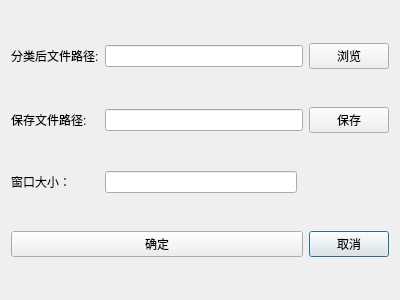
<?xml version="1.0" encoding="UTF-8"?>
<ui version="4.0">
 <class>PengZhangDialog</class>
 <widget class="QDialog" name="PengZhangDialog">
  <property name="geometry">
   <rect>
    <x>0</x>
    <y>0</y>
    <width>400</width>
    <height>300</height>
   </rect>
  </property>
  <property name="windowTitle">
   <string>Dialog</string>
  </property>
  <layout class="QGridLayout" name="gridLayout">
   <item row="3" column="3">
    <widget class="QPushButton" name="pushButton_2">
     <property name="text">
      <string>取消</string>
     </property>
    </widget>
   </item>
   <item row="0" column="0">
    <widget class="QLabel" name="label">
     <property name="text">
      <string>分类后文件路径:</string>
     </property>
    </widget>
   </item>
   <item row="3" column="0" colspan="3">
    <widget class="QPushButton" name="pushButton">
     <property name="text">
      <string>确定</string>
     </property>
    </widget>
   </item>
   <item row="1" column="3">
    <widget class="QPushButton" name="pushButton_4">
     <property name="text">
      <string>保存</string>
     </property>
    </widget>
   </item>
   <item row="0" column="1" colspan="2">
    <widget class="QLineEdit" name="lineEdit"/>
   </item>
   <item row="1" column="1" colspan="2">
    <widget class="QLineEdit" name="lineEdit_2">
     <property name="text">
      <string/>
     </property>
    </widget>
   </item>
   <item row="0" column="3">
    <widget class="QPushButton" name="pushButton_3">
     <property name="text">
      <string>浏览</string>
     </property>
    </widget>
   </item>
   <item row="1" column="0">
    <widget class="QLabel" name="label_2">
     <property name="text">
      <string>保存文件路径:</string>
     </property>
    </widget>
   </item>
   <item row="2" column="1">
    <widget class="QLineEdit" name="le_windowSetting"/>
   </item>
   <item row="2" column="0">
    <widget class="QLabel" name="lbl_windowSize">
     <property name="text">
      <string>窗口大小：</string>
     </property>
    </widget>
   </item>
   <item row="2" column="2" colspan="2">
    <spacer name="horizontalSpacer">
     <property name="orientation">
      <enum>Qt::Horizontal</enum>
     </property>
     <property name="sizeHint" stdset="0">
      <size>
       <width>81</width>
       <height>20</height>
      </size>
     </property>
    </spacer>
   </item>
  </layout>
 </widget>
 <resources/>
 <connections/>
</ui>
